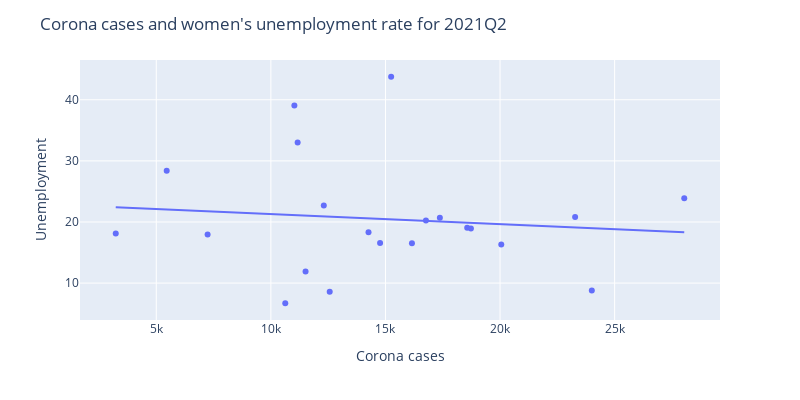

Notebook cell for this chart:
### Code cell
# creating scatterplot
fig = px.scatter(data_frame=data3, x='Corona', y='unwomen', trendline="ols", width=800, height=400)

# customizing layout
fig.update_layout(
    title="Corona cases and women's unemployment rate for 2021Q2",
    xaxis_title='Corona cases',
    yaxis_title='Unemployment'
)

# show scatterplot
fig.show()

### Figure 1 — Plotly figure (JSON) as saved in the notebook; plotly's stock layout.template omitted (floating-point values rounded to 4 significant figures)
{"data": [{"hovertemplate": "Corona=%{x}<br>unwomen=%{y}<extra></extra>", "legendgroup": "", "marker": {"color": "#636efa", "symbol": "circle"}, "mode": "markers", "name": "", "orientation": "v", "showlegend": false, "type": "scatter", "x": [11510.0, 17370.0, 12570.0, 10790.0, 18570.0, 3232.0, 16770.0, 10630.0, 15250.0, 16160.0, 7240.0, 11170.0, 18730.0, 23280.0, 14260.0, 24000.0, 14770.0, 5456.0, 12310.0, 20050.0, 11030.0, 28040.0], "xaxis": "x", "y": [11.9, 20.7, 8.57, null, 19.07, 18.13, 20.23, 6.7, 43.77, 16.5, 17.97, 33, 18.93, 20.8, 18.33, 8.8, 16.57, 28.4, 22.7, 16.3, 39.07, 23.9], "yaxis": "y"}, {"hovertemplate": "<b>OLS trendline</b><br>unwomen = -0.000165013 * Corona + 22.947<br>R<sup>2</sup>=0.011716<br><br>Corona=%{x}<br>unwomen=%{y} <b>(trend)</b><extra></extra>", "legendgroup": "", "marker": {"color": "#636efa", "symbol": "circle"}, "mode": "lines", "name": "", "showlegend": false, "type": "scatter", "x": [3232.0, 5456.0, 7240.0, 10630.0, 11030.0, 11170.0, 11510.0, 12310.0, 12570.0, 14260.0, 14770.0, 15250.0, 16160.0, 16770.0, 17370.0, 18570.0, 18730.0, 20050.0, 23280.0, 24000.0, 28040.0], "xaxis": "x", "y": [22.41, 22.05, 21.75, 21.19, 21.13, 21.1, 21.05, 20.92, 20.87, 20.59, 20.51, 20.43, 20.28, 20.18, 20.08, 19.88, 19.86, 19.64, 19.11, 18.99, 18.32], "yaxis": "y"}], "layout": {"height": 400, "legend": {"tracegroupgap": 0}, "margin": {"t": 60}, "title": {"text": "Corona cases and women's unemployment rate for 2021Q2"}, "width": 800, "xaxis": {"anchor": "y", "domain": [0, 1], "title": {"text": "Corona cases"}}, "yaxis": {"anchor": "x", "domain": [0, 1], "title": {"text": "Unemployment"}}}}
